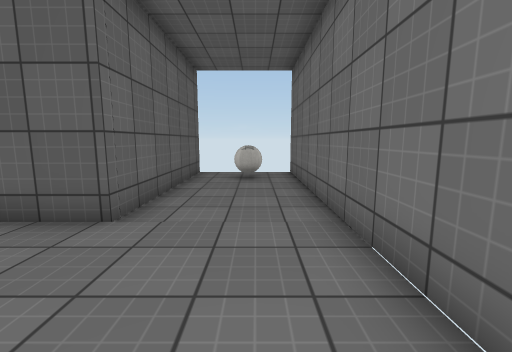
[1] (above)

24 first-person views from a walk through a Unity game level. The camera is 1.3 m above the floor, tilts 8° down and sees 90° across. The floor is counted in squares, 1 m on a side. Each view is taken from the middle of a square. On the plan, view 1 faces up. The plan holds only what a view shows up to about 13 squares ahead; the rest is blank. The place goes on beyond the plan. The player character is not drawn. Surface patterns are stand-ins for the level's own textures.

[2]
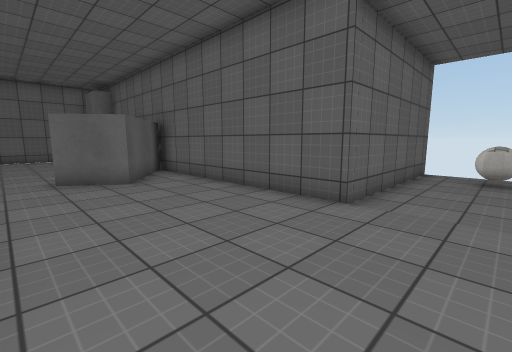

[3]
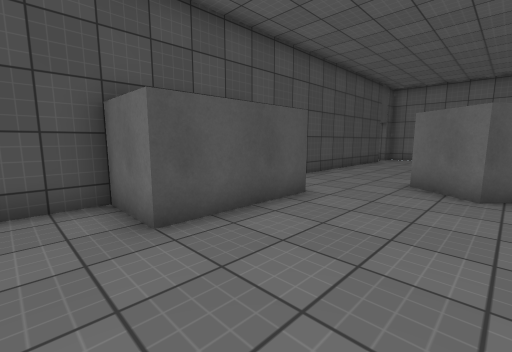

[4]
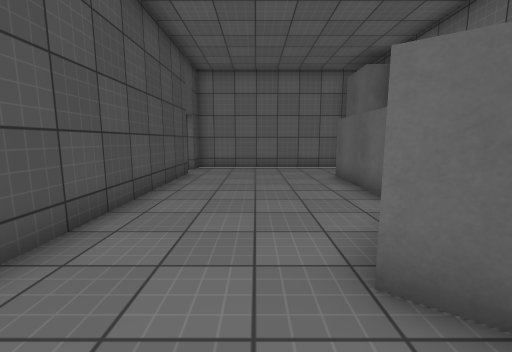

[5]
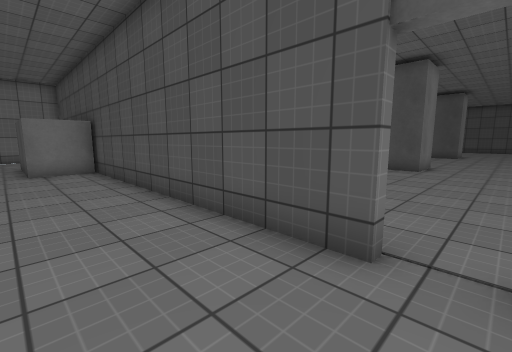

[6]
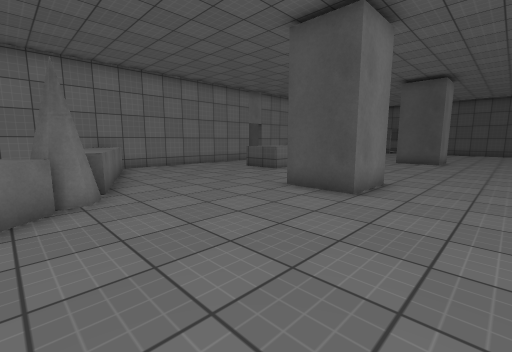

[7]
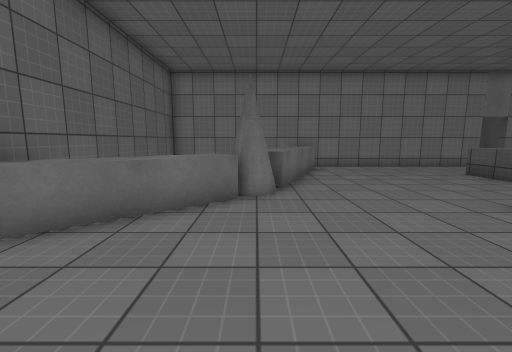

[8]
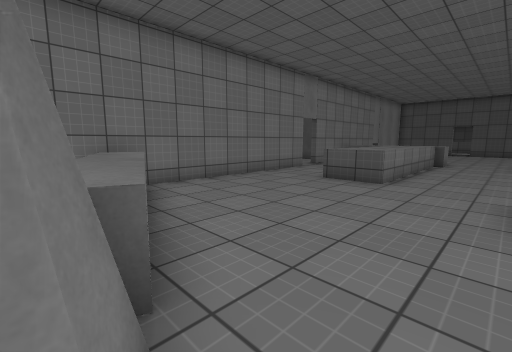

[9]
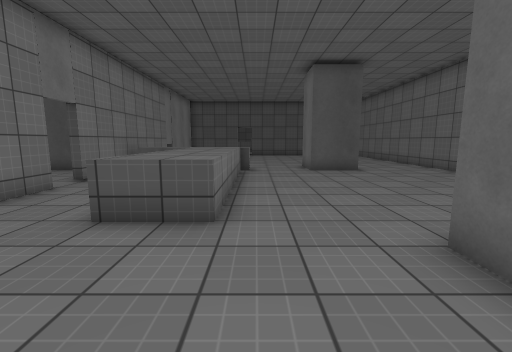

[10]
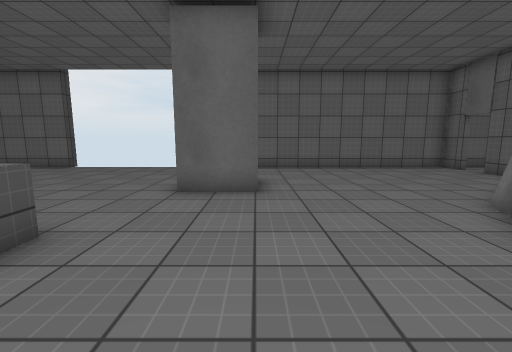

[11]
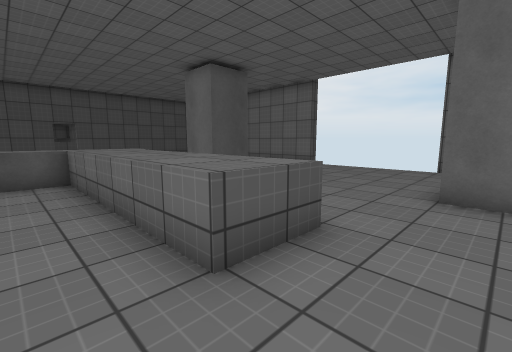

[12]
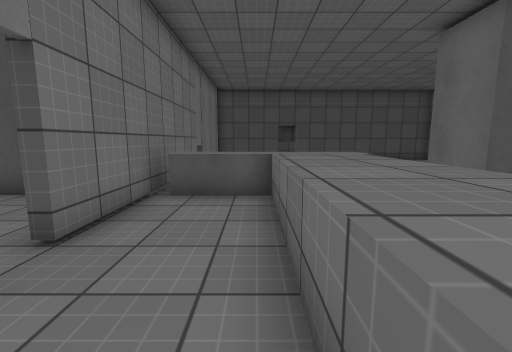

[13]
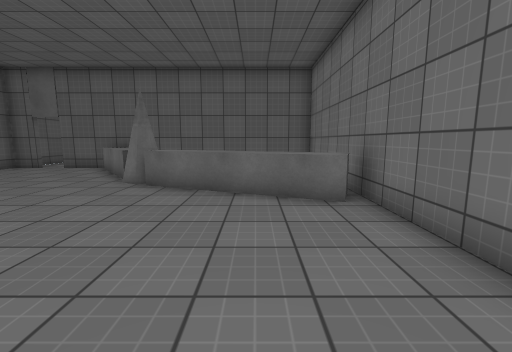

[14]
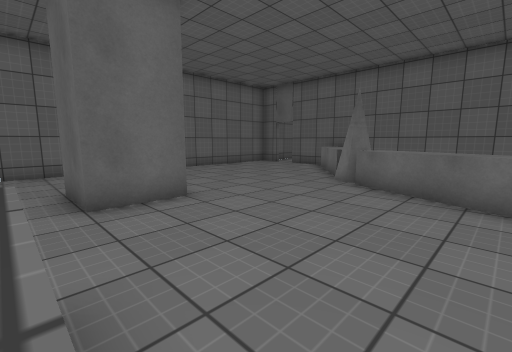

[15]
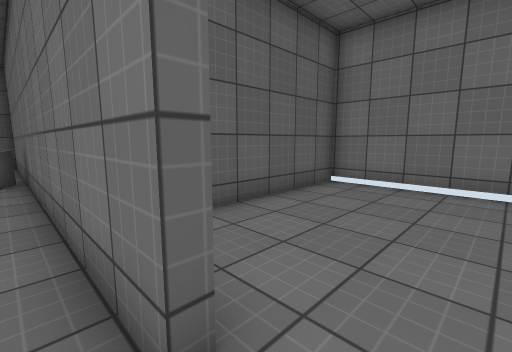

[16]
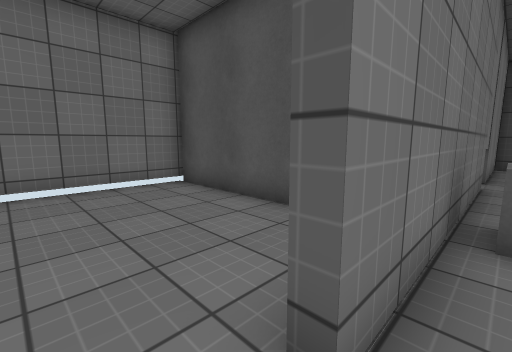

[17]
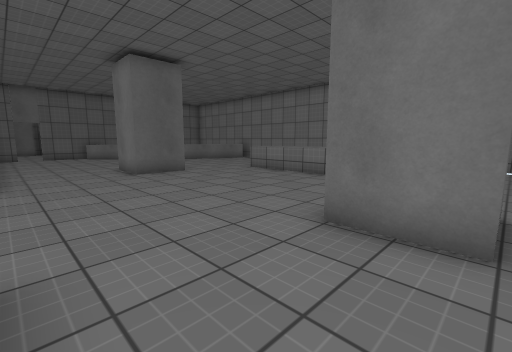

[18]
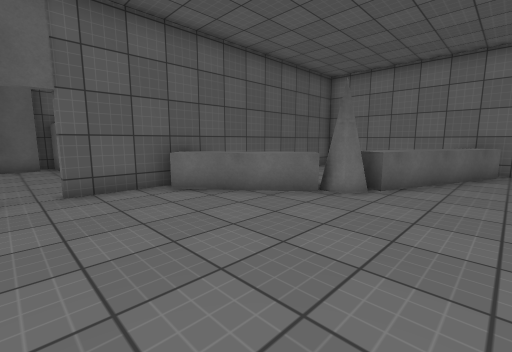

[19]
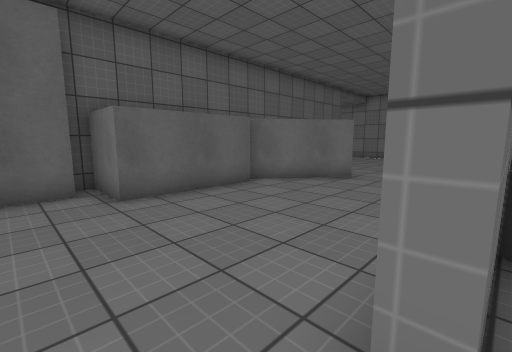

[20]
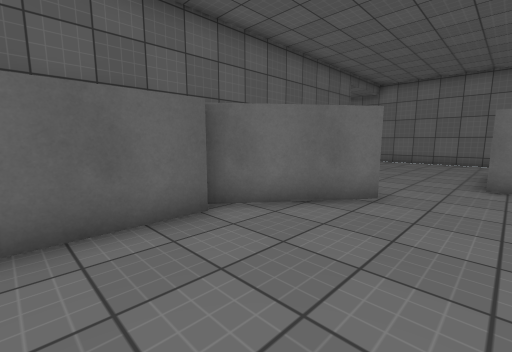

[21]
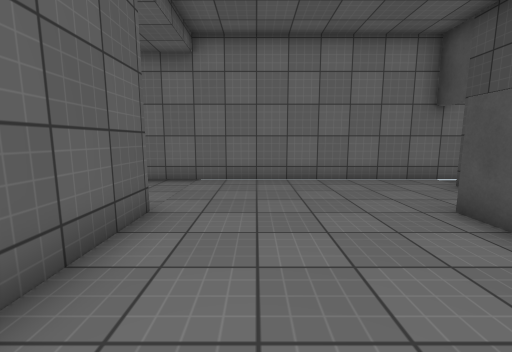

[22]
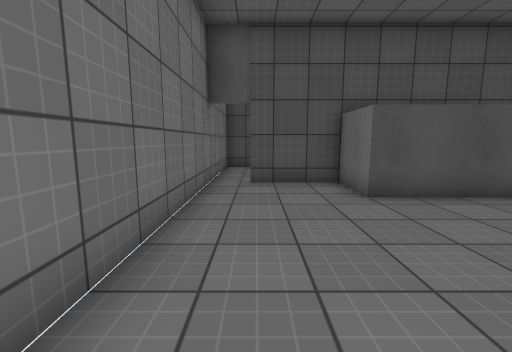

[23]
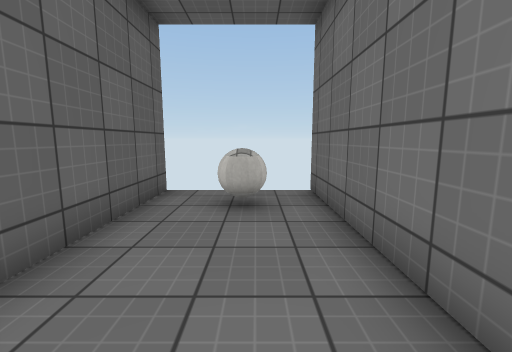

[24]
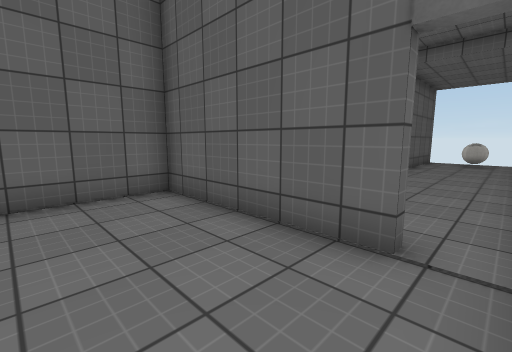

### Floor plan
Key: @ floor where view 1 was taken; # wall or solid block; x gap in a wall; . floor; ^ raised ledge; O other object.
Columns run from 20 left of view 1 to 2 right of it. Each row starts with its distance up from view 1.
 11                  #    #
 10                  #....#
  9                  #..O.#
  8                  #....#
  7                  #....#
  6                  #....#
  5                  #....#
  4    ##     ########....#
  3 #####    ##...........#
  2 #...#########.........#
  1 #.........##..........#
  0 #...................@.#
 -1 #.....................#
 -2 #.............####....#
 -3 #.............####....#
 -4 ##.##################.#
 -5 #.....^^       #......#
 -6 #......^^      #......#
 -7 #......^^#    .#......#
 -8 #.......##^   .#     .#
 -9 #........^^^^^.#    ###
-10 #...........^^^#
-11 #..............#
-12 #..............#
-13 #....##........#
-14 #....##........#
-15 #....##........#
-16 #.........^^...#######
-17  .........^^...#.....#
-18  .........^^...#.....#
-19  .........^^...x.....#
-20  .........^^...x.....#
-21  .........^^...#.....#
-22 #.........^^...#.....#
-23 #....##...^^^^^#######
-24 #....##...^^^^^#
-25 #....##........#

Where each view was taken, in squares from view 1:
view 1: 0 up, 0 right, facing up
view 2: 1 down, 0 right, facing up-left
view 3: 2 up, 1 left, facing down-left
view 4: 1 down, 7 left, facing left
view 5: 1 down, 18 left, facing down-right
view 6: 7 down, 18 left, facing down-right
view 7: 8 down, 18 left, facing right
view 8: 8 down, 13 left, facing down-right
view 9: 12 down, 11 left, facing down
view 10: 13 down, 7 left, facing left
view 11: 14 down, 7 left, facing down-left
view 12: 17 down, 8 left, facing down
view 13: 16 down, 8 left, facing up
view 14: 16 down, 8 left, facing up-left
view 15: 20 down, 6 left, facing up-right
view 16: 19 down, 6 left, facing down-right
view 17: 25 down, 19 left, facing up-right
view 18: 11 down, 18 left, facing up-right
view 19: 4 down, 18 left, facing up-right
view 20: 2 down, 15 left, facing up-right
view 21: 2 up, 7 left, facing right
view 22: 4 up, 0 right, facing down
view 23: 4 up, 0 right, facing up
view 24: 7 down, 1 right, facing up-left
